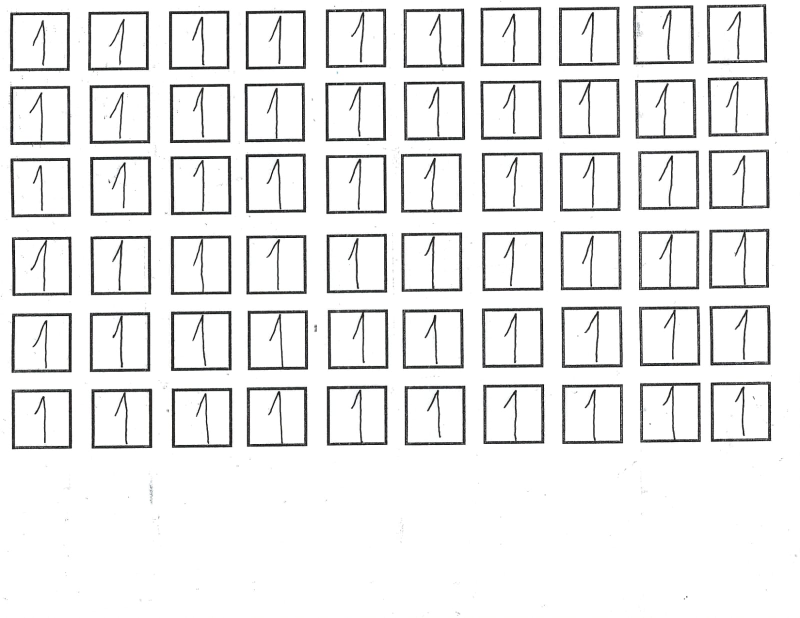
#> input picture data/operands/raw/test/1_3.png, 1600 x 1236 px (shown at 1/2 size)
$ python -i classify_test_images.py   (imports and definitions only)
#> lines starting #> are read from the running program, lines starting #| are printed output that depends on the picture; after the words box and inside, x2 and y2 are one past the last pixel; in counts of white or black regions, pixels touching at a corner belong together
"""
===============================================================================
Proyecto: Inksolver
Archivo: classify_test_images.py
Descripcion: Clasifica las imagenes de prueba en la carpeta 'test' segun la cantidad de picos detectados en sus histogramas de proyeccion.
Autor: Alejandro Castro Martinez
Fecha de creacion: 2025-03-17
Ultima modificacion: 2025-03-18
Version: 1.0
===============================================================================
Dependencias:
- Python 3.10
- Librerias externas: os, cv2, numpy, pandas
===============================================================================
Uso:
Ejecutar el script con el siguiente comando:
    python classify_test_images.py
===============================================================================
Notas:
- El script analiza imagenes de operadores matematicos y clasifica su tipo.
- Los resultados se guardan en un archivo CSV dentro de 'test_results/'.
===============================================================================
"""

import os
import cv2
import numpy as np
import pandas as pd

# Definir rutas
input_folder = "../../data/operators/processed/test/"
output_folder = "test_results"
# [1 line not run here, left out]

output_csv = os.path.join(output_folder, "classified_test_images.csv")
BLOCK_SIZE = 50  # Numero de imagenes a procesar por bloque

# Crear el archivo CSV con encabezados antes de procesar los datos
df_columns = ["Operador_Real", "Nombre_Imagen", "Picos_Horizontal_Original", "Picos_Vertical_Original", "Picos_Horizontal_Rotado", "Prediccion"]
# [1 line not run here, left out]

# [17 lines left out: function load_image_paths, not called in this run]

def rotate_image_45(img):
    """
    Rota la imagen 45 grados y recorta los bordes blancos innecesarios.

    Args:
        img (numpy.ndarray): Imagen en escala de grises.

    Returns:
        numpy.ndarray: Imagen rotada y recortada.
    """
    h, w = img.shape
#> h = 1236; w = 1600
    center = (w // 2, h // 2)
#> center = (800, 618)
    rotation_matrix = cv2.getRotationMatrix2D(center, 45, 1.0)
    cos = np.abs(rotation_matrix[0, 0])
#> cos = 0.707
    sin = np.abs(rotation_matrix[0, 1])
#> sin = 0.707
    new_w = int((h * sin) + (w * cos))
#> new_w = 2005
    new_h = int((h * cos) + (w * sin))
#> new_h = 2005
    rotation_matrix[0, 2] += (new_w / 2) - center[0]
    rotation_matrix[1, 2] += (new_h / 2) - center[1]
    rotated_img = cv2.warpAffine(img, rotation_matrix, (new_w, new_h), borderValue=255, flags=cv2.INTER_NEAREST)
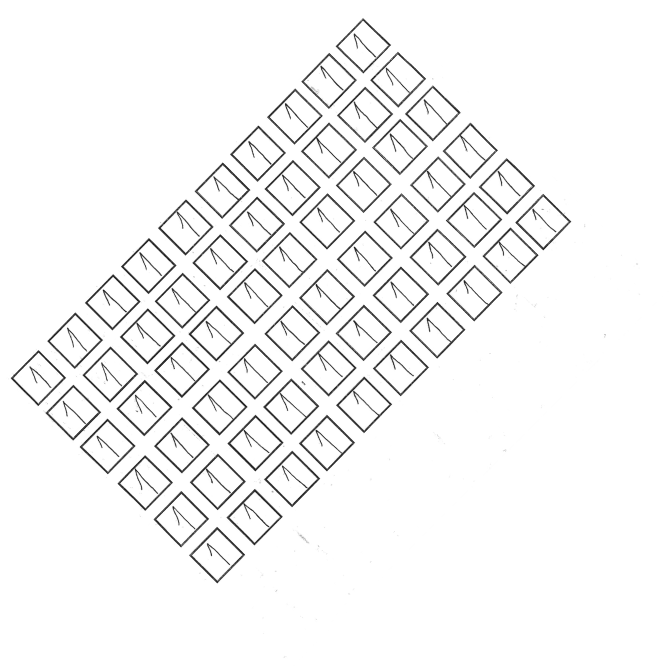
#> rotated_img: shape (2005, 2005) (shown at 1/3 size); min 0, max 255, mean 245.7
    _, thresh = cv2.threshold(rotated_img, 250, 255, cv2.THRESH_BINARY_INV)
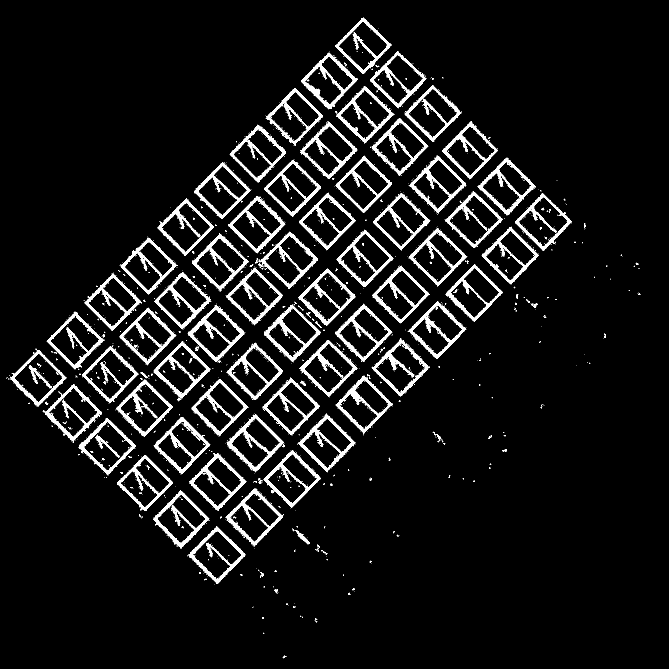
#> thresh: shape (2005, 2005) (shown at 1/3 size); 6.7% white; 3389 white regions (3249 under 20 px), largest, box (x1, y1, x2, y2) and area: (680, 1242, 852, 1415) 4642, (564, 916, 733, 1086) 4622, (461, 1251, 631, 1421) 4606
    coords = cv2.findNonZero(thresh)
#> coords = contour of 268524 points, box (x1, y1, x2, y2) (19, 51, 1922, 1975), area 145598
    x, y, w, h = cv2.boundingRect(coords)
#> x = 19; y = 51; w = 1903; h = 1924
    return rotated_img[y:y+h, x:x+w]
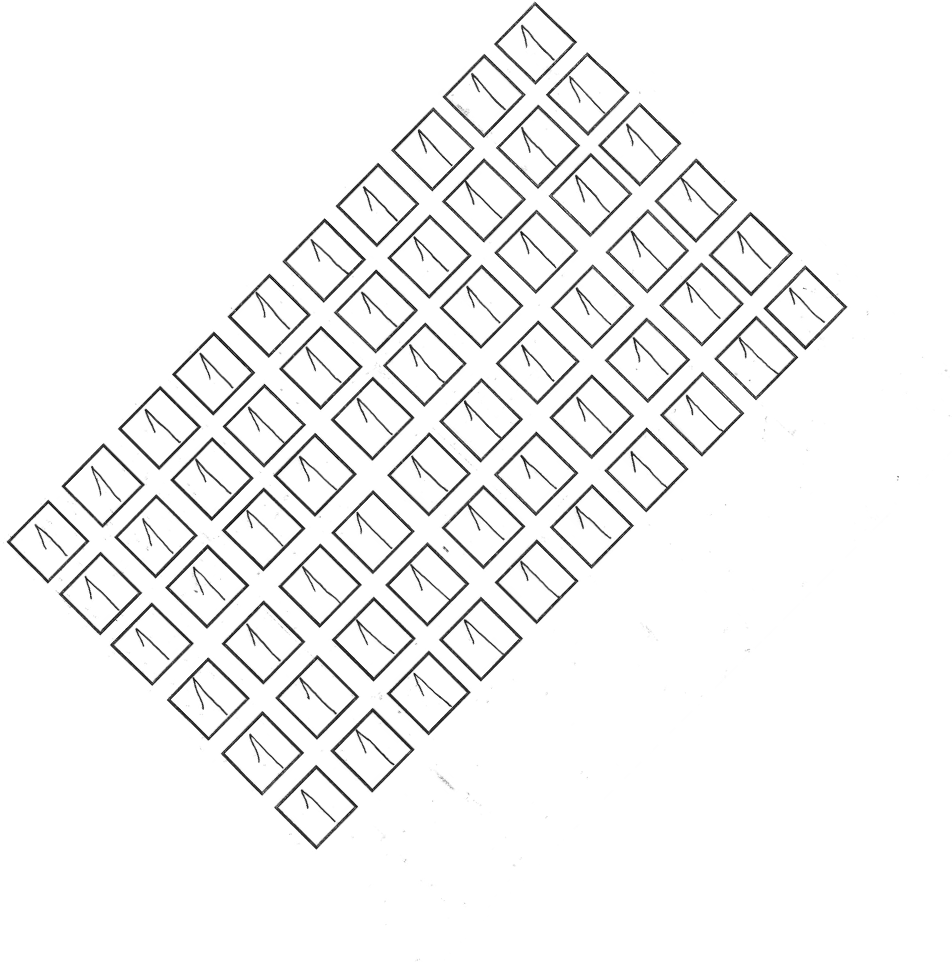
#> returned value: shape (1924, 1903) (shown at 1/2 size); min 0, max 255, mean 244.8

# [138 lines left out: functions compute_projection_histogram, count_peaks, classify_operation, process_images, not called in this run]

# [2 lines not run here, left out]

>>> import cv2
>>> picture = cv2.imread('../../data/operands/raw/test/1_3.png', cv2.IMREAD_GRAYSCALE)
>>> result = rotate_image_45(picture)
